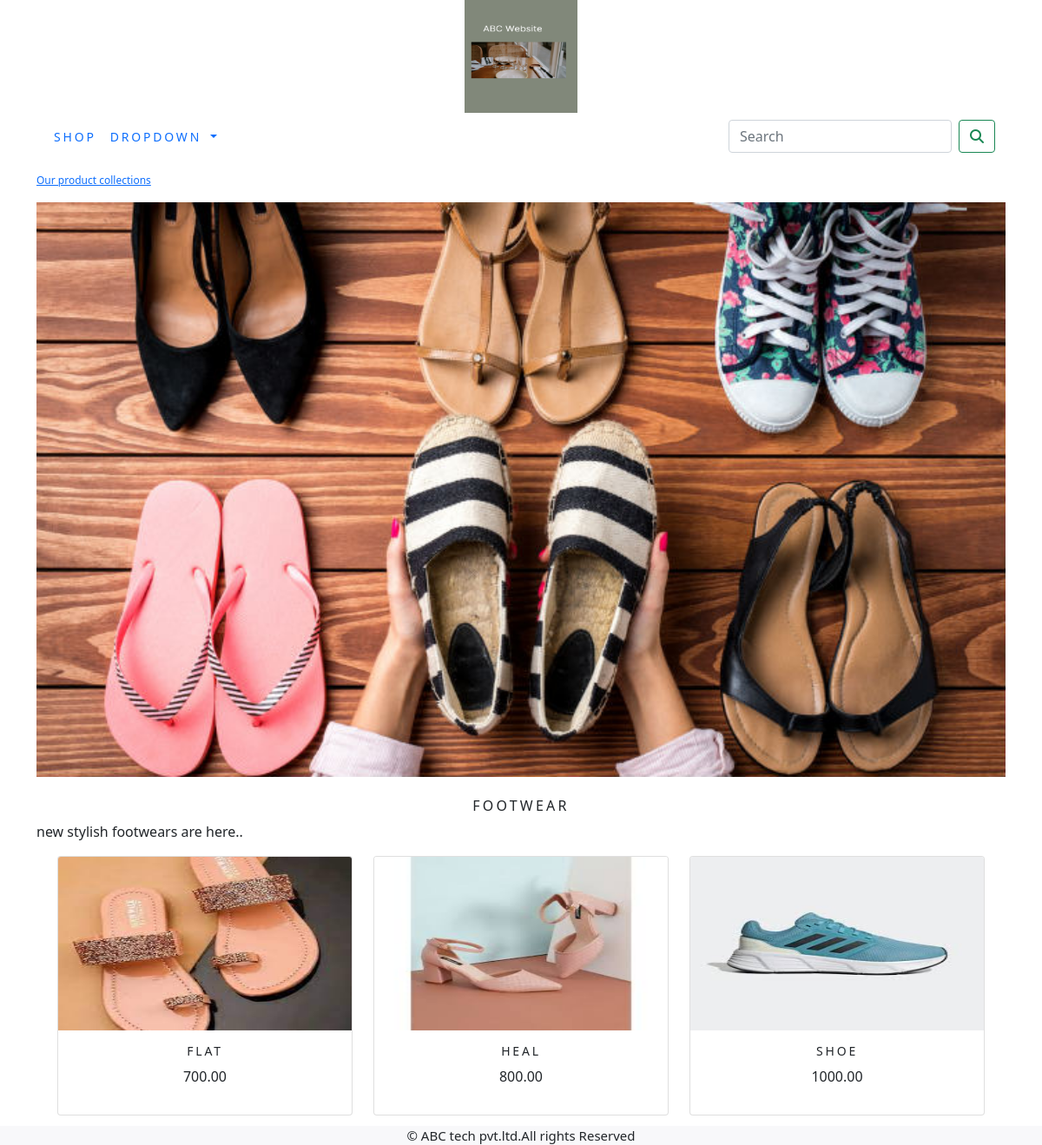
Page /shop/footwear/ on the committed database.
### shop/models.py (models this page shows, shortened)
class Category(models.Model):
    name = models.CharField(max_length=250,unique=True)
    slug = models.SlugField(max_length=250,unique=True)
    description = models.TextField(blank=True)
    image = models.ImageField(upload_to='category',blank=True)
    def get_url(self):
        return reverse('shop:products_by_category', args=[self.slug])
    class Meta:
        ordering = ('name',)
        verbose_name = 'category'
        verbose_name_plural = 'categories'

class Product(models.Model):
    name = models.CharField(max_length=250, unique=True)
    slug = models.SlugField(max_length=250, unique=True)
    description = models.TextField(blank=True)
    price=models.DecimalField(max_digits=10,decimal_places=2)
    category=models.ForeignKey(Category, on_delete=models.CASCADE)
    image=models.ImageField(upload_to='product',blank=True)
    stock=models.IntegerField()
    available=models.BooleanField(default=True)
    created=models.DateTimeField(auto_now_add=True)
    updated=models.DateTimeField(auto_now=True)
    def get_url(self):
        return reverse('shop:prodCatdetail', args=[self.category.slug,self.slug])
    class Meta:
        ordering = ('name',)
        verbose_name = 'product'
        verbose_name_plural = 'products'

### shop/views.py (the view)
# urls.py: path('', views.allProdCat, name='allProdCat'),
def allProdCat(request,c_slug=None):
    c_page = None
    products_list = None
    if c_slug != None:
        c_page = get_object_or_404(Category, slug=c_slug)
        products_list = Product.objects.all().filter(category=c_page, available=True)
    else:
        products_list = Product.objects.all().filter(available=True)
    paginator = Paginator(products_list, 6)
    try:
        page = int(request.GET.get('page', '1'))
    except:
        page = 1
    try:
        products = paginator.page(page)
    except(EmptyPage,InvalidPage):
        products = paginator.page(paginator.num_pages)
    return render(request,'category.html',{'category':c_page,'products':products})

### cart/context_processors.py (called while the page is built)
def counter(request):
    item_count =0
    if 'admin' in request.path:
        return{}
    else:
        try:
            cart = Cart.objects.filter(cart_id=_cart_id(request))
            cart_items = CartItem.objects.all().filter(cart=cart[:1])
            for cart_item in cart_items:
                item_count += cart_item.quantity
        except Cart.DoesNotExist:
            item_count =0
    return dict(item_count=item_count)

### cart/views.py (called while the page is built)
def _cart_id(request):
    cart = request.session.session_key
    if not cart:
        cart = request.session.create()
    return cart

### shop/context_processors.py (called while the page is built)
def menu_links(request):
    links=Category.objects.all()
    return dict(links=links)

### template/category.html (shortened to what this page needs)
{% extends 'base.html' %}
{% load static %}
{% block content %}
{% if category %}
<div>
    <div class="row my_row_class">
        <div class="mx-auto">
        <p><a href="{% url 'shop:allProdCat' %}">Our product collections</a></p>
        </div>
    </div>
</div>
{% endif %}
<div class="mx-auto">
    {% if category %}
    <img class="my_image" src="{{category.image.url}}" alt="{{category.name}}">
</div>
<br>
<div>
    <h1 class="text-center my_title">{{category.name}}</h1>
    <p class="text-justify">{{category.description}}</p>
</div>
{% endif %}
<div class="container">
    <div class="row mx-auto">
    {% for product in products.object_list %}
    <div class="my_bottom_margin col-9 cd-sm-12 col-md-4 xol-lg-4">
        <div class="card text-center" style="min-width:18rem;">
            <a href="{{product.get_url}}"><img class="card-img-top my_image" style="height:200px;" src="{{product.image.url}}" alt="{{product.name}}"></a>
            <div class="card-body">
                <h4>{{product.name}}</h4>
                <p>{{product.price}}</p>
            </div>
        </div>
    </div>
    {% endfor %}
    </div>
    <br>
</div>
{% endblock %}

### static/css/custom.css (style rules this page uses)
body { font-family: 'Oswald', sans-serif; }
.my_row_class { padding-top:15px; }
.my_row_class .mx-auto { color:#000; font-size:12px; }
.my_image { width:100%; height:auto; }
.my_title { font-size:16px; text-transform:uppercase; letter-spacing:.2em; }
.my_bottom_margin { margin-bottom:10px; }
.card-body h4 { font-size:14px; text-transform:uppercase; letter-spacing:.2em }

### rows in the picture
Category: image (picture), name "FOOTWEAR", description "new stylish footwears are here.."
Product: image (picture), name "FLAT", price "700.00"
Product: image (picture), name "HEAL", price "800.00"
Product: image (picture), name "SHOE", price "1000.00"
